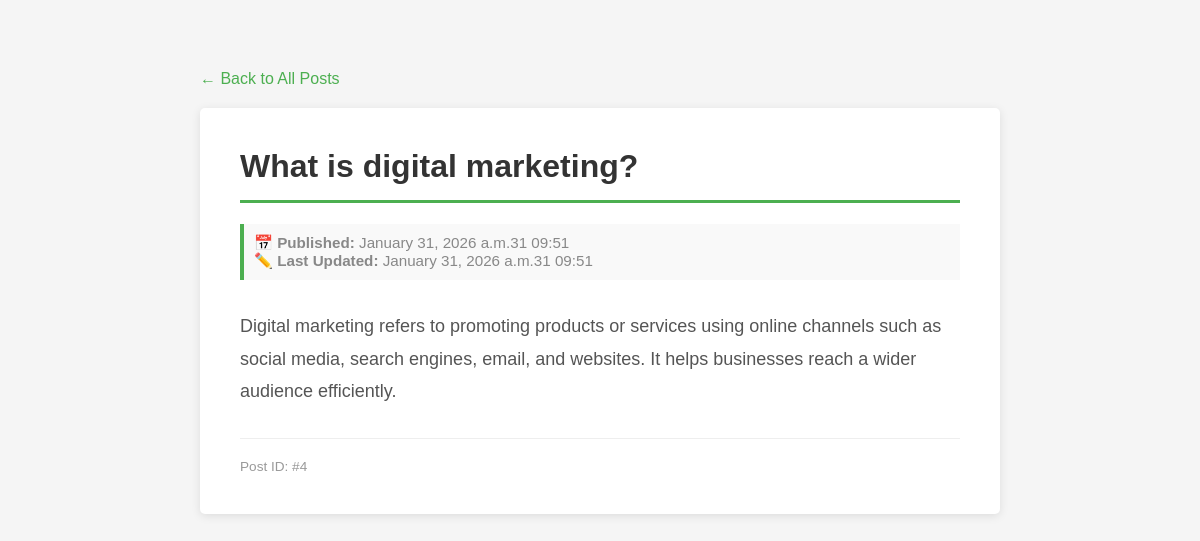
The app's page /blog/4/ with its own data.
### blog/models.py (models this page shows, shortened)
class Post(models.Model):
    title = models.CharField(max_length=200)
    content = models.TextField()
    created_at = models.DateTimeField(auto_now_add=True)
    updated_at = models.DateTimeField(auto_now=True)
    class Meta:
        ordering = ['-created_at']  # Newest first

### blog/views.py (the view)
# urls.py: path('<int:pk>/', PostDetailView.as_view(), name='post_detail'),  # NEW!
class PostDetailView(View):
    def get(self, request, pk):
        post = get_object_or_404(Post, pk=pk)
        context = {'post': post}
        return render(request, 'post_detail.html', context)

### blog/templates/post_detail.html (shortened to what this page needs)
<!DOCTYPE html>
<html lang="en">
<head>
</head>
<body>
    <a href="{% url 'post_list' %}" class="back-link">← Back to All Posts</a>
    <div class="post-detail">
        <h1 class="post-title">{{ post.title }}</h1>
        <div class="post-meta">
            <strong>📅 Published:</strong> {{ post.created_at|date:"F d, Y at H:i" }}<br>
            {% if post.updated_at != post.created_at %}
                <strong>✏️ Last Updated:</strong> {{ post.updated_at|date:"F d, Y at H:i" }}
            {% endif %}
        </div>
        <div class="post-content">
            {{ post.content|linebreaks }}
        </div>
        <div class="post-id">
            Post ID: #{{ post.pk }}
        </div>
    </div>
</body>
</html>

### blog/templates/post_detail.html (style rules this page uses)
body { font-family: Arial, sans-serif; max-width: 800px; margin: 50px auto; padding: 20px; background-color: #f5f5f5; }
.back-link { color: #4CAF50; text-decoration: none; font-size: 16px; margin-bottom: 20px; display: inline-block; }
.post-detail { background: white; padding: 40px; border-radius: 5px; box-shadow: 0 2px 10px rgba(0,0,0,0.1); }
.post-title { color: #333; border-bottom: 3px solid #4CAF50; padding-bottom: 15px; margin-top: 0; }
.post-meta { color: #888; font-size: 0.95em; margin: 20px 0; padding: 10px; background-color: #f9f9f9; border-left: 4px solid #4CAF50; }
.post-content { color: #555; line-height: 1.8; font-size: 18px; margin-top: 30px; }
.post-id { color: #999; font-size: 0.85em; margin-top: 30px; padding-top: 20px; border-top: 1px solid #eee; }

### records on screen
Post: title "What is digital marketing?", created_at "January 31, 2026 a.m.31 09:51", updated_at "January 31, 2026 a.m.31 09:51", content "Digital marketing refers to promoting products or services using online channels such as social media, search engines, email, and websites. It helps businesses reach a wider audience efficiently.", pk "4"
